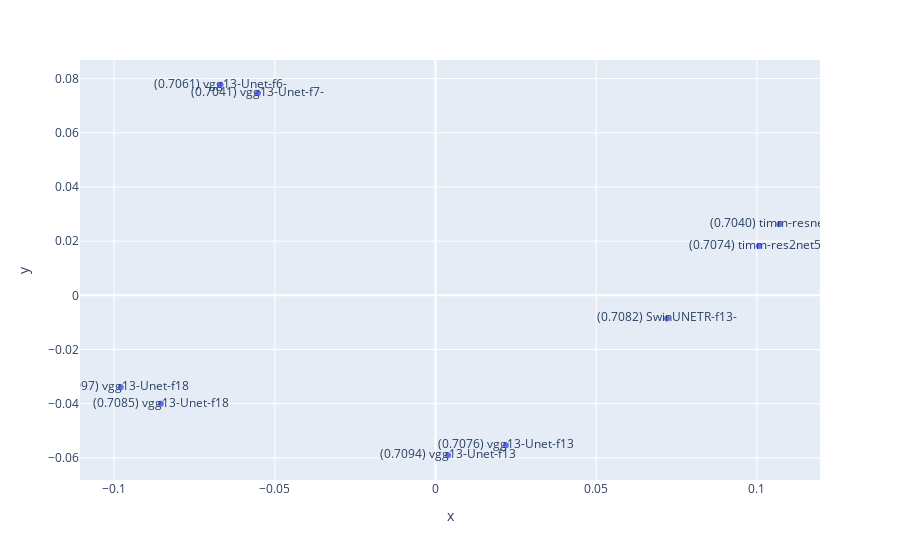

Here is the notebook cell this chart was saved with:
### Code cell
# Use PCA to visualise the models in 2D with the correlation as distance
from sklearn.decomposition import PCA
pca = PCA(n_components=2)
embedding = pca.fit_transform(1 - corr)

# plot with plotly express interactive
fig = px.scatter(x=embedding[:, 0], y=embedding[:, 1], text=[f"({dice_scores[folder]:.4f}) {names[folder][:14]}" for folder in folders])
fig.show()

### Figure 1 — Plotly figure (JSON) as saved in the notebook; plotly's stock layout.template omitted (floating-point values rounded to 4 significant figures)
{"data": [{"hovertemplate": "x=%{x}<br>y=%{y}<br>text=%{text}<extra></extra>", "legendgroup": "", "marker": {"color": "#636efa", "symbol": "circle"}, "mode": "markers+text", "name": "", "orientation": "v", "showlegend": false, "text": ["(0.7097) vgg13-Unet-f18", "(0.7094) vgg13-Unet-f13", "(0.7085) vgg13-Unet-f18", "(0.7082) SwinUNETR-f13-", "(0.7076) vgg13-Unet-f13", "(0.7074) timm-res2net50", "(0.7061) vgg13-Unet-f6-", "(0.7041) vgg13-Unet-f7-", "(0.7040) timm-resnest14"], "x": [-0.09792, 0.003911, -0.08542, 0.07204, 0.02191, 0.1006, -0.06687, -0.05523, 0.1069], "xaxis": "x", "y": [-0.03395, -0.05902, -0.04005, -0.008519, -0.05532, 0.0182, 0.07774, 0.0747, 0.02622], "yaxis": "y", "type": "scatter"}], "layout": {"xaxis": {"anchor": "y", "domain": [0.0, 1.0], "title": {"text": "x"}}, "yaxis": {"anchor": "x", "domain": [0.0, 1.0], "title": {"text": "y"}}, "legend": {"tracegroupgap": 0}, "margin": {"t": 60}}}
